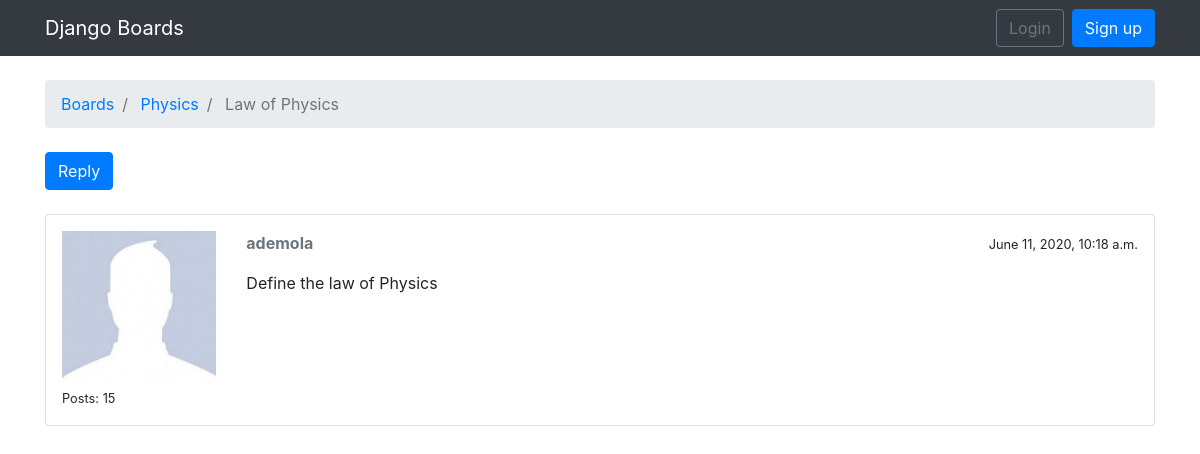
Before: /boards/Physics/topics/Law of Physics/ with the older database file.
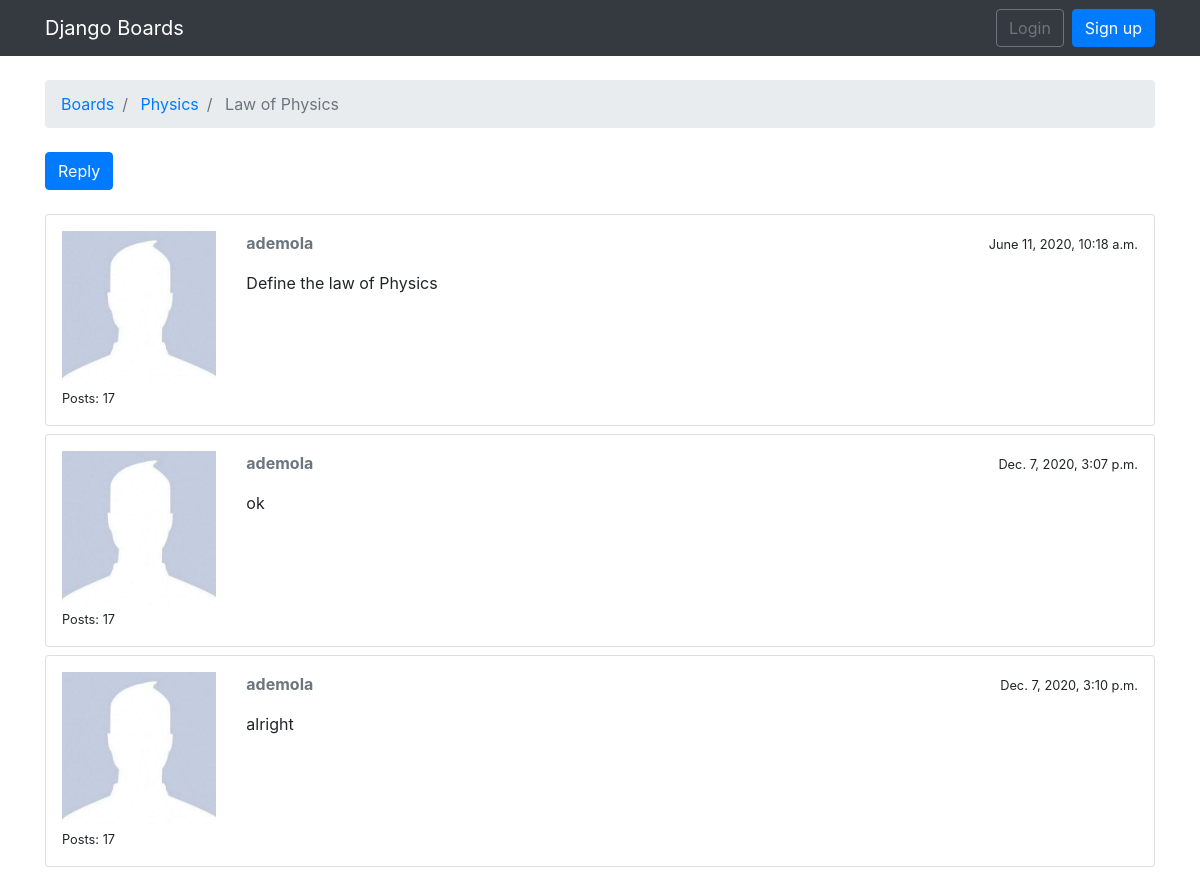
After: the same page with the newer database file.
### boards/models.py (models this page shows, shortened)
class Topic(models.Model):
    subject = models.CharField(max_length=255)
    last_updated = models.DateTimeField(auto_now_add=True)
    boards = models.ForeignKey(Board,on_delete=models.CASCADE,null=True, related_name="topics")
    starter = models.ForeignKey(User,on_delete=models.CASCADE,null=True, related_name = "topics")
    views = models.PositiveIntegerField(default=0)

class Board(models.Model):
    name = models.CharField(max_length=30, unique=True)
    description = models.CharField(max_length=100)

class Post(models.Model):
    message = models.TextField(max_length=4000)
    topic = models.ForeignKey(Topic,on_delete=models.CASCADE,null=True, related_name="posts")
    created_at = models.DateTimeField(auto_now_add=True)
    update_at = models.DateTimeField(null= True)
    created_by = models.ForeignKey(User,on_delete=models.CASCADE,null= True,related_name = "posts")
    updated_by = models.ForeignKey(User,on_delete=models.CASCADE,null=True,related_name = "+")

### boards/views.py (the view)
def topic_posts(request,name,topic_subject):
    topic = get_object_or_404(Topic,boards__name=name, subject= topic_subject)
    topic.views += 1
    topic.save()
    context = {"topic":topic}
    return render(request,"boards/topic_posts.html",context)

### boards/Templates/boards/topic_posts.html (shortened to what this page needs)
{% extends 'boards/Base.html' %}
{% load static %}
{% block breadcrumb %}
<li class="breadcrumb-item active" > <a href="{% url 'home' %}">Boards</a> </li>
<li class="breadcrumb-item active" > <a href="{% url 'board_topics' topic.boards.name %}">{{ topic.boards.name}}</a> </li>
<li class="breadcrumb-item active" > {{topic.subject}} </li>
{% endblock %}
{% block content %}
<div class="mb-4">
    <a href="{% url 'reply_topic' topic.boards.name topic.subject %}" class="btn btn-primary" role="button">Reply</a>
</div>
{% for post in topic.posts.all %}
<div class="card mb-2">
    <div class="card-body p-3">
    <div class="row">
        <div class="col-2">
            <img src="{% static 'boards/img.JPG' %}" alt="{{ post.created_by.username }}" class="w-100">
            <small>
                Posts: {{ post.created_by.posts.count}}
            </small>
        </div>
        <div class="col-10">
            <div class="row mb-3">
                <div class="col-6">
                    <strong class="text-muted">
                    {{post.created_by.username}}</strong>
                </div>
                <div class="col-6 text-right">
                    <small class="text=muted">
                        {{ post.created_at}}
                    </small>
                </div>
            </div>
            {{ post.message }}
        </div>
    </div>
</div>
</div>
{% endfor %}
{% endblock %}

### boards/Templates/boards/Base.html (shortened to what this page needs)
{% load static %}
<!DOCTYPE html>
<html lang="en">
<head>
    <link rel="stylesheet" href="{% static 'boards/bootstrap.min.css' %}">
</head>
<body> <header>
                <nav class="navbar navbar-expand-sm navbar-dark bg-dark">
                    <div class="container">
                      <a class="navbar-brand" href="{% url 'home' %}">Django Boards</a>
                      <div class="collapse navbar-collapse" id="mainMenu">
                        {% if user.is_authenticated %}
                        <ul class="navbar-nav ml-auto">
            <!--</li>
            <div class="collapse navbar-collapse" id="mainMenu">
                <ul class="navbar-nav ml-auto">
                  <li class="nav-item">
                    <a class="nav-link dropdown-toggle"
                    id="userMenu" data-toggle="dropdown" href="#">{{ user.username }}</a>
                  -->
                  <li class="nav-item dropdown">
                    <a class="nav-link dropdown-toggle" href="#" id="userMenu" data-toggle="dropdown" aria-haspopup="true" aria-expanded="false">
                     {{ user.username }}
                    </a>
                    <div class="dropdown-menu dropdown-menu-right" aria-labelledby="userMenu">
                        <a class="dropdown-item" href="#">My account</a>
                        <a class="dropdown-item" href="{% url 'password_change' %}">Change password</a>
                        <div class="dropdown-divider"></div>
                        <a class="dropdown-item" href="{% url 'logout' %}">Log out</a>
</li>
            </ul>
{% else %}
<form class="form-inline ml-auto">
    <a href="{% url 'login' %}" class="btn btn-outline-secondary"> Login</a>
    <a href="{% url 'sign-up' %}" class="btn btn-primary ml-2"> Sign up</a>
</form>
{% endif %}</div>
    </nav>
</header>
    <div class="container">
        <ol class="breadcrumb my-4">
           {% block breadcrumb %}
           {% endblock %}
        </ol>
        {%block content%}
        {% endblock %}
    </div>
</body>
</html>

Changed rows visible on the page:
computed for Post "Define the law of Physics": created_by.posts.count "15" → "17"
added Post: created_by.posts.count "17", created_by.username "ademola", created_at "Dec. 7, 2020, 3:07 p.m.", message "ok"
added Post: created_by.posts.count "17", created_by.username "ademola", created_at "Dec. 7, 2020, 3:10 p.m.", message "alright"
